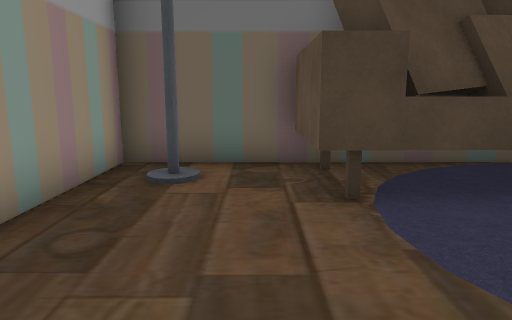
View 1 (above)

13 first-person views from a walk through a scene from a Unity 3-D project. The camera is 1.2 m above the floor, tilts 10° down and sees 70° across. The floor is counted in squares, 1 m on a side. Each view is taken from the middle of a square. On the plan, view 1 faces up. The plan holds only what a view shows up to about 15 squares ahead; the rest is blank. The place goes on beyond the plan. The player is left out. Some surface patterns are stand-ins.

View 2
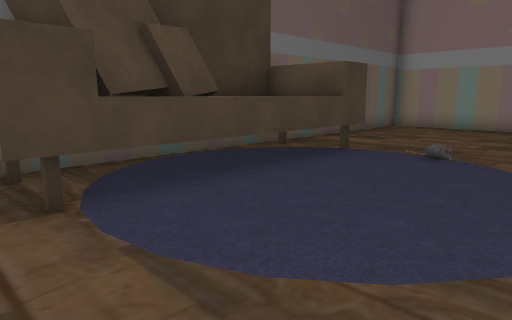

View 3
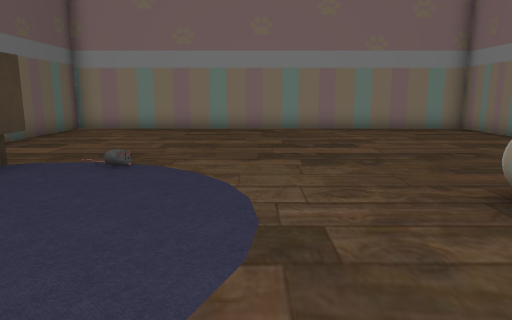

View 4
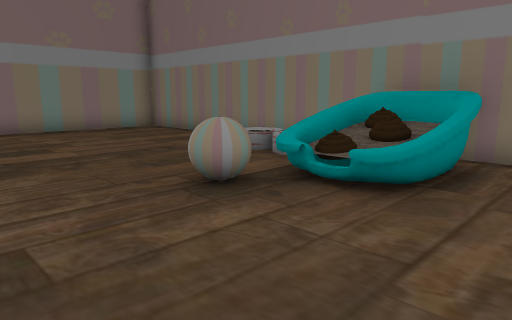

View 5
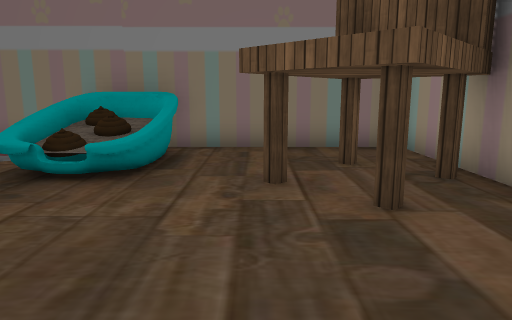

View 6
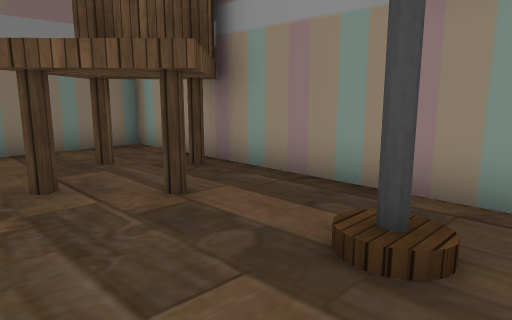

View 7
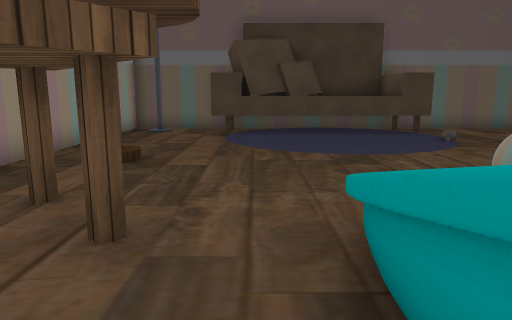

View 8
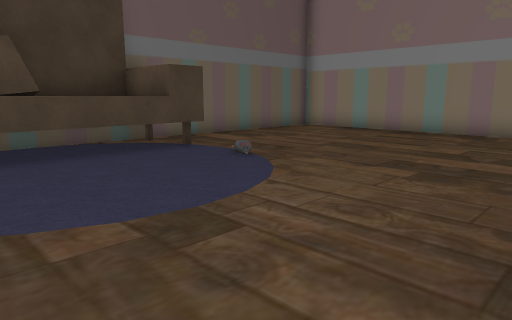

View 9
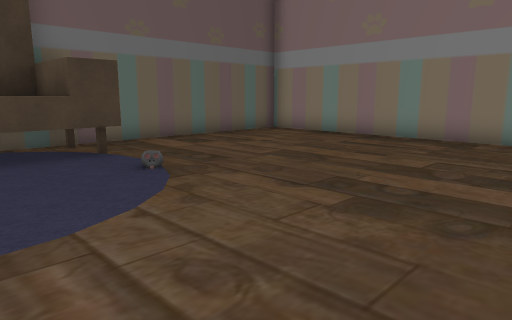

View 10
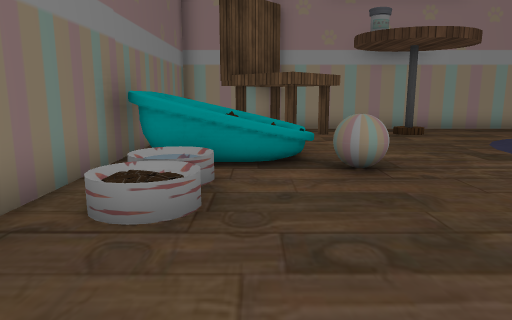

View 11
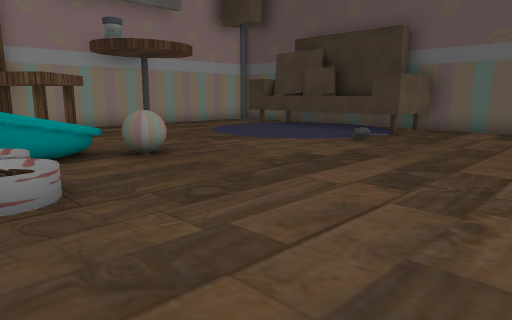

View 12
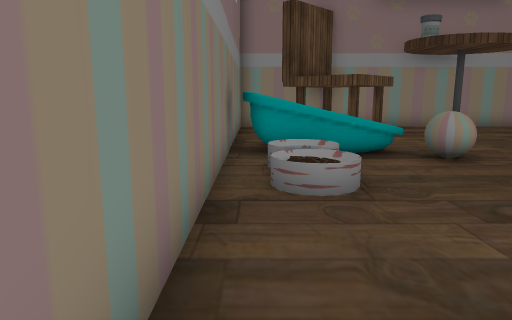

View 13
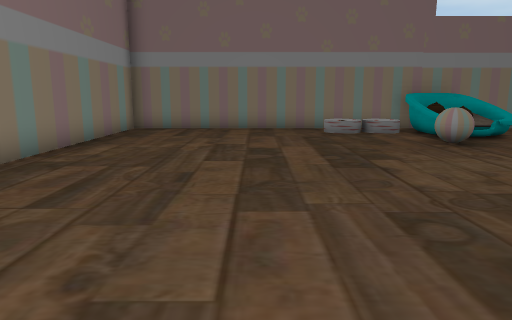

### Floor plan
Points are (right, up) in squares from view 1. A wall is a line through its corners. A room is listed if a view was taken in it or the views show most of it. See-through windows are left out.
Room 1 (views 1, 2, 3, 4, 5, 6, 7, 8, 9, 10, 11, 12, 13)
walls: (-2.4, -7.6) (14.5, -7.6) (14.5, 6.6) (-2.4, 6.6) (-2.4, -7.6)
objects: chair (-2, -6) to (1, -3); table (-1, 0); other object (-1, 5); other object (1, 4) to (7, 6); other object (1, 5) to (2, 6); other object (3, -7) to (5, -4); ball (5, -4) to (5, -3); other object (6, 6) to (7, 6); other object (7, 2)

Where each view was taken, in squares from view 1:
view 1: 0 up, 0 right, facing up
view 2: 0 up, 0 right, facing up-right
view 3: 0 up, 1 right, facing right
view 4: 0 up, 1 right, facing down-right
view 5: 1 up, 1 right, facing down
view 6: 1 up, 2 right, facing down-left
view 7: 7 down, 2 right, facing up
view 8: 3 down, 2 right, facing up-right
view 9: 3 down, 4 right, facing up-right
view 10: 5 down, 11 right, facing left
view 11: 7 down, 12 right, facing up-left
view 12: 7 down, 12 right, facing left
view 13: 6 up, 10 right, facing down
